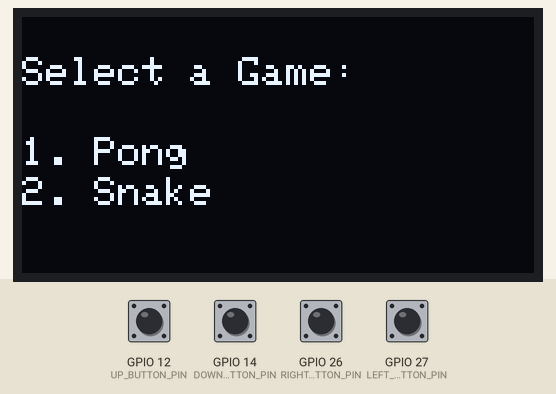
Bench run of a sketch on a simulated ESP32. On the bench: 128×64 one-colour display. Inputs (shaded band) come from the test bench; at power-on: GPIO 12 (UP_BUTTON_PIN), GPIO 14 (DOWN_BUTTON_PIN), GPIO 26 (RIGHT_BUTTON_PIN), GPIO 27 (LEFT_BUTTON_PIN) HIGH. The display library's start-up logo is not drawn.

Above: at 1.1 s.

The sketch:

mean.ino
```cpp
#include <Wire.h>
#include <Adafruit_GFX.h>
#include <Adafruit_SH110X.h>

// OLED display
Adafruit_SH1106G display = Adafruit_SH1106G(128, 64, &Wire);

// Define pin numbers for buttons
#define UP_BUTTON_PIN 12
#define DOWN_BUTTON_PIN 14
#define LEFT_BUTTON_PIN 27
#define RIGHT_BUTTON_PIN 26

#define SCREEN_WIDTH 128
#define SCREEN_HEIGHT 64

// Game variables
bool gameRunning = false;
bool gameStarted = false;
int selectedGame = 0; // 0: Menu, 1: Pong, 2: Snake

void setup() {
  Serial.begin(115200);

  // Initialize display
  display.begin(0x3c, true); // initialize with the I2C addr 0x3c
  display.display(); // show splashscreen
  delay(1000);
  display.clearDisplay();

  // Initialize button pins
  pinMode(UP_BUTTON_PIN, INPUT_PULLUP);
  pinMode(DOWN_BUTTON_PIN, INPUT_PULLUP);
  pinMode(LEFT_BUTTON_PIN, INPUT_PULLUP);
  pinMode(RIGHT_BUTTON_PIN, INPUT_PULLUP);

  // Initialize random seed based on analog pin
  randomSeed(analogRead(0));

  // Display menu
  displayMenu();
}

void displayMenu() {
  display.clearDisplay();
  display.setTextSize(1);
  display.setTextColor(SH110X_WHITE);
  display.setCursor(0, 10);
  display.println("Select a Game:");
  display.setCursor(0, 30);
  display.println("1. Pong");
  display.setCursor(0, 40);
  display.println("2. Snake");
  display.display();
}

void waitForKeyPress() {
  while (true) {
    if (digitalRead(UP_BUTTON_PIN) == LOW || digitalRead(DOWN_BUTTON_PIN) == LOW ||
        digitalRead(LEFT_BUTTON_PIN) == LOW || digitalRead(RIGHT_BUTTON_PIN) == LOW) {
      break;
    }
    delay(100); // Check for button press every 100ms
  }
}

void resetGame() {
  gameRunning = true;
  gameStarted = true;
  if (selectedGame == 1) {
    // Start Pong game
    startPong();
  } else if (selectedGame == 2) {
    // Start Snake game
    startSnake();
  }
}

void startPong() {

}

void startSnake() {
  // Your Snake game initialization code here
}

void loop() {
  if (!gameStarted) {
    waitForKeyPress();
    gameStarted = true;
    resetGame();
  }

  // Game loop for the selected game
  if (gameRunning) {
    if (selectedGame == 1) {

    } else if (selectedGame == 2) {
      // Snake game loop
      // Implement Snake game loop logic here
    }
  }
}
```
